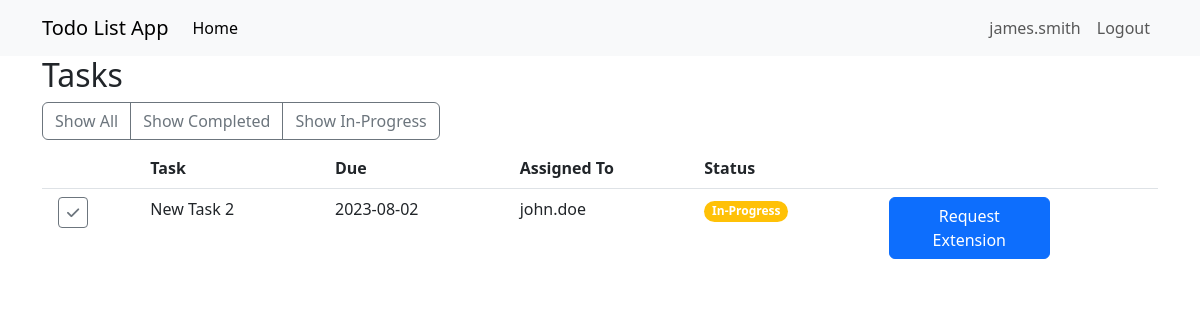
The page / (signed in) on the database as committed earlier.
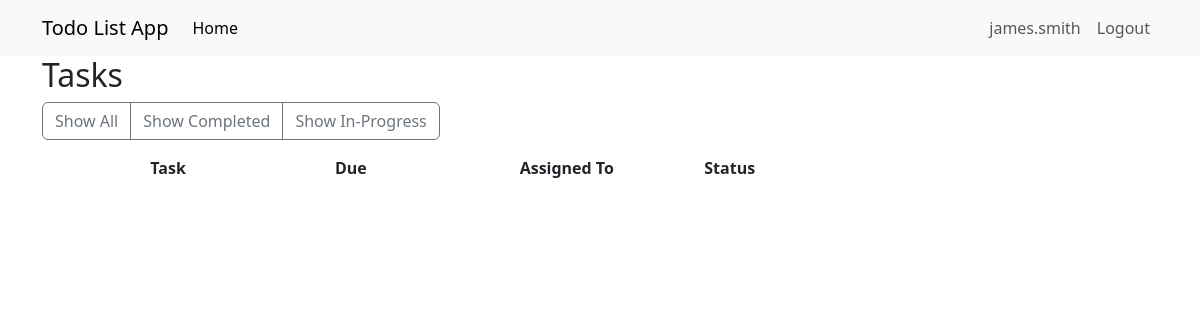
The same page on the database as committed later.
### loginapp.py (models this page shows, shortened)
class Task(db.Model):
    task_no = db.Column(db.Integer, primary_key=True)
    task = db.Column(db.String(120), nullable=False)
    created_date = db.Column(db.DateTime, default=datetime.now(), nullable=False)
    due_date = db.Column(db.DateTime)
    status = db.Column(db.String, default="In-Progress", nullable=False)
    created_by = db.Column(db.Integer, nullable=False)
    assigned_to = db.Column(db.Integer, db.ForeignKey("users.id"), nullable=False)

class Users(UserMixin, db.Model):
    id = db.Column(db.Integer, primary_key=True)
    username = db.Column(db.String(250), unique=True, nullable=False)
    password = db.Column(db.String(250), nullable=False)
    designation = db.Column(db.String(250), nullable=False)
    department = db.Column(db.Integer)
    tasks = db.relationship("Task", backref="users", lazy=True)

### loginapp.py (the view, shortened to what this page needs)
@app.route("/")
def home():
    if current_user.is_authenticated:
        if current_user.designation == "Admin":
            users = Users.query.all()
            return render_template(
                "home.html", users=users, departments=departments, now=datetime.utcnow()
            )
        if current_user.designation == "Employee":
            tasks = Task.query.filter_by(assigned_to=current_user.id)
            users = Users.query.all()
            assigned_users = []
            for i in tasks:
                for j in users:
                    if i.created_by == j.id:
                        assigned_users.append(j.username)
                        break
            return render_template(
                "home.html", tasks=tasks, users=assigned_users, now=datetime.utcnow()
            )
    return render_template("home.html")

### loginapp.py (called while the page is built)
@login_manager.user_loader
def loader_user(user_id):
    return Users.query.get(user_id)

### templates/home.html (shortened to what this page needs)
{% extends "base.html" %}
{% block content %}
{% if current_user.is_authenticated %}
{% if current_user.designation == "Employee" %}
<h2>Tasks</h2>
<div class="d-flex justify-content-between my-2">
    <div class="btn-group" role="group" aria-label="Basic example">
        <a class="btn btn-outline-secondary" href="?view=all">Show All</a>
        <a class="btn btn-outline-secondary" href="?view=completed">Show Completed</a>
        <a class="btn btn-outline-secondary" href="?view=in_progress">Show In-Progress</a>
    </div>
</div>
<ul class="list-group list-group-flush">
    <li class="list-group-item">
        <div class="row fw-bold">
            <div class="col-md-1"></div>
            <div class="col-md-2">Task</div>
            <div class="col-md-2">Due</div>
            <div class="col-md-2">Assigned To</div>
            <div class="col-md-2">Status</div>
            <div class="col-md-2"></div>
        </div>
    </li>
    {% for task in tasks %}
    <li class="list-group-item">
        <div class="row">
            <div class="col-md-1">
                {% if task.status == "Complete" %}
                <a href="/toggle_status/{{task.task_no}}" class="btn btn-secondary btn-sm">
                    <i class="fa fa-check" aria-hidden="true"></i>
                </a>
                {% else %}
                <a href="/toggle_status/{{task.task_no}}" class="btn btn-outline-secondary  btn-sm">
                    <i class="fa fa-check" aria-hidden="true"></i>
                </a>
                {% endif %}
            </div>
            <div class="col-md-2">
                {% if task.status == "Complete" %}
                <s>{{task.task}}</s>
                {% else %}
                {{task.task}}
                {% endif %}
            </div>
            <div class="col-md-2">
                {% if task.due_date < now %} <p class="text-danger">{{task.due_date.date()}}</p>
                    {% else %}
                    <p class="">{{task.due_date.date()}}</p>
                    {% endif %}
            </div>
            <div class="col-md-2">
                {{users[loop.index0]}}
            </div>
            <div class="col-md-2">
                    {% if task.status == "Complete" %}
                    <span class="badge bg-success rounded-pill">{{task.status}}</span>
                    {% elif task.status == "In-Progress" %}
                    <span class="badge bg-warning rounded-pill">{{task.status}}</span>
                    {% else %}
                    <span class="badge bg-primary rounded-pill">{{task.status}}</span>
                    {% endif %}
            </div>
            <div class="col-md-2">
                {% if task.status == "Extension Requested" %}
                <a href="/request_extension/{{task.task_no}}" class="btn btn-secondary disabled">Request Extension</a>
                {% else %}
                <a href="/request_extension/{{task.task_no}}" class="btn btn-primary">Request Extension</a>
                {% endif %}
            </div>
        </div>
    </li>
    {% endfor %}
</ul>
{% endif %}
{% else %}
<h1>Welcome to Todo List App</h1>
<p>Please log in</p>
{% endif %}
{% endblock %}

Rows that differ between the two databases and show on the page:
removed Task: task "New Task 2", due_date "2023-08-02", status "In-Progress"
no longer on this page (row edited): Users: username "john.doe"
